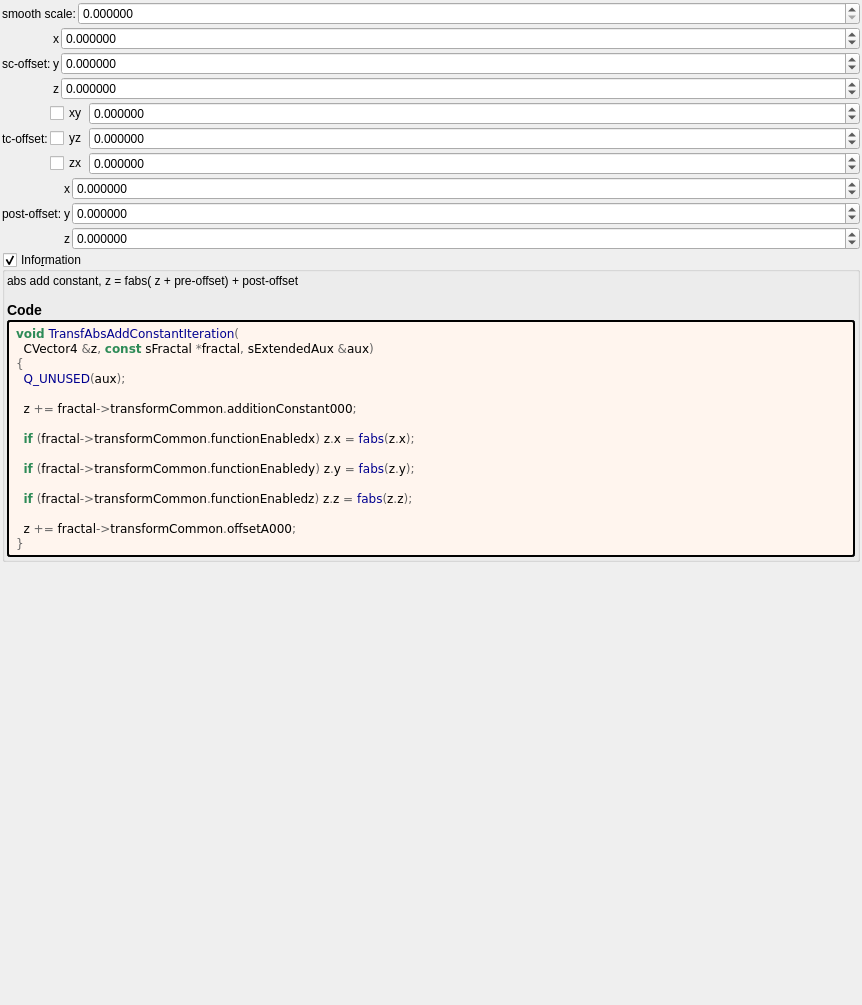
<?xml version="1.0" encoding="UTF-8"?>
<ui version="4.0">
 <class>Form</class>
 <widget class="QWidget" name="Form">
  <property name="geometry">
   <rect>
    <x>0</x>
    <y>0</y>
    <width>862</width>
    <height>1005</height>
   </rect>
  </property>
  <property name="windowTitle">
   <string notr="true">transf_abs_add_constant</string>
  </property>
  <layout class="QVBoxLayout" name="verticalLayout">
   <property name="spacing">
    <number>2</number>
   </property>
   <property name="leftMargin">
    <number>2</number>
   </property>
   <property name="topMargin">
    <number>2</number>
   </property>
   <property name="rightMargin">
    <number>2</number>
   </property>
   <property name="bottomMargin">
    <number>2</number>
   </property>
   <item>
    <layout class="QGridLayout" name="gridLayout_63" columnstretch="0,1">
     <property name="spacing">
      <number>2</number>
     </property>
     <item row="1" column="1">
      <widget class="MyDoubleSpinBox" name="spinbox_transf_offset_0005">
       <property name="sizePolicy">
        <sizepolicy hsizetype="Minimum" vsizetype="Maximum">
         <horstretch>0</horstretch>
         <verstretch>0</verstretch>
        </sizepolicy>
       </property>
       <property name="prefix">
        <string/>
       </property>
       <property name="suffix">
        <string/>
       </property>
       <property name="decimals">
        <number>6</number>
       </property>
       <property name="minimum">
        <double>0.000000000000000</double>
       </property>
       <property name="maximum">
        <double>99.989999999999995</double>
       </property>
       <property name="singleStep">
        <double>0.100000000000000</double>
       </property>
      </widget>
     </item>
     <item row="1" column="0">
      <widget class="QLabel" name="label_260">
       <property name="text">
        <string>smooth scale:</string>
       </property>
      </widget>
     </item>
    </layout>
   </item>
   <item>
    <layout class="QGridLayout" name="gridLayout_66" columnstretch="0,0,1">
     <property name="spacing">
      <number>2</number>
     </property>
     <item row="2" column="2">
      <widget class="MyDoubleSpinBox" name="spinbox3_transf_offset_000_z">
       <property name="sizePolicy">
        <sizepolicy hsizetype="Minimum" vsizetype="Maximum">
         <horstretch>0</horstretch>
         <verstretch>0</verstretch>
        </sizepolicy>
       </property>
       <property name="prefix">
        <string/>
       </property>
       <property name="suffix">
        <string/>
       </property>
       <property name="decimals">
        <number>6</number>
       </property>
       <property name="minimum">
        <double>-99.989999999999995</double>
       </property>
       <property name="maximum">
        <double>99.989999999999995</double>
       </property>
       <property name="singleStep">
        <double>0.100000000000000</double>
       </property>
      </widget>
     </item>
     <item row="2" column="1">
      <widget class="QLabel" name="label_127">
       <property name="sizePolicy">
        <sizepolicy hsizetype="Preferred" vsizetype="Preferred">
         <horstretch>0</horstretch>
         <verstretch>0</verstretch>
        </sizepolicy>
       </property>
       <property name="text">
        <string notr="true">z</string>
       </property>
       <property name="alignment">
        <set>Qt::AlignRight|Qt::AlignTrailing|Qt::AlignVCenter</set>
       </property>
      </widget>
     </item>
     <item row="1" column="2">
      <widget class="MyDoubleSpinBox" name="spinbox3_transf_offset_000_y">
       <property name="sizePolicy">
        <sizepolicy hsizetype="Minimum" vsizetype="Maximum">
         <horstretch>0</horstretch>
         <verstretch>0</verstretch>
        </sizepolicy>
       </property>
       <property name="prefix">
        <string/>
       </property>
       <property name="suffix">
        <string/>
       </property>
       <property name="decimals">
        <number>6</number>
       </property>
       <property name="minimum">
        <double>-99.989999999999995</double>
       </property>
       <property name="maximum">
        <double>99.989999999999995</double>
       </property>
       <property name="singleStep">
        <double>0.100000000000000</double>
       </property>
      </widget>
     </item>
     <item row="1" column="1">
      <widget class="QLabel" name="label_122">
       <property name="sizePolicy">
        <sizepolicy hsizetype="Preferred" vsizetype="Preferred">
         <horstretch>0</horstretch>
         <verstretch>0</verstretch>
        </sizepolicy>
       </property>
       <property name="text">
        <string notr="true">y</string>
       </property>
       <property name="alignment">
        <set>Qt::AlignRight|Qt::AlignTrailing|Qt::AlignVCenter</set>
       </property>
      </widget>
     </item>
     <item row="0" column="2">
      <widget class="MyDoubleSpinBox" name="spinbox3_transf_offset_000_x">
       <property name="sizePolicy">
        <sizepolicy hsizetype="Minimum" vsizetype="Maximum">
         <horstretch>0</horstretch>
         <verstretch>0</verstretch>
        </sizepolicy>
       </property>
       <property name="prefix">
        <string/>
       </property>
       <property name="suffix">
        <string/>
       </property>
       <property name="decimals">
        <number>6</number>
       </property>
       <property name="minimum">
        <double>-99.989999999999995</double>
       </property>
       <property name="maximum">
        <double>99.989999999999995</double>
       </property>
       <property name="singleStep">
        <double>0.100000000000000</double>
       </property>
      </widget>
     </item>
     <item row="1" column="0">
      <widget class="QLabel" name="label_263">
       <property name="text">
        <string>sc-offset:</string>
       </property>
      </widget>
     </item>
     <item row="0" column="1">
      <widget class="QLabel" name="label_123">
       <property name="sizePolicy">
        <sizepolicy hsizetype="Preferred" vsizetype="Preferred">
         <horstretch>0</horstretch>
         <verstretch>0</verstretch>
        </sizepolicy>
       </property>
       <property name="text">
        <string notr="true">x</string>
       </property>
       <property name="alignment">
        <set>Qt::AlignRight|Qt::AlignTrailing|Qt::AlignVCenter</set>
       </property>
      </widget>
     </item>
    </layout>
   </item>
   <item>
    <layout class="QGridLayout" name="gridLayout_65" columnstretch="0,0,1">
     <property name="spacing">
      <number>2</number>
     </property>
     <item row="2" column="2">
      <widget class="MyDoubleSpinBox" name="spinbox3_transf_offsetF_000_z">
       <property name="sizePolicy">
        <sizepolicy hsizetype="Minimum" vsizetype="Maximum">
         <horstretch>0</horstretch>
         <verstretch>0</verstretch>
        </sizepolicy>
       </property>
       <property name="prefix">
        <string/>
       </property>
       <property name="suffix">
        <string/>
       </property>
       <property name="decimals">
        <number>6</number>
       </property>
       <property name="minimum">
        <double>-99.989999999999995</double>
       </property>
       <property name="maximum">
        <double>99.989999999999995</double>
       </property>
       <property name="singleStep">
        <double>0.100000000000000</double>
       </property>
      </widget>
     </item>
     <item row="1" column="2">
      <widget class="MyDoubleSpinBox" name="spinbox3_transf_offsetF_000_y">
       <property name="sizePolicy">
        <sizepolicy hsizetype="Minimum" vsizetype="Maximum">
         <horstretch>0</horstretch>
         <verstretch>0</verstretch>
        </sizepolicy>
       </property>
       <property name="prefix">
        <string/>
       </property>
       <property name="suffix">
        <string/>
       </property>
       <property name="decimals">
        <number>6</number>
       </property>
       <property name="minimum">
        <double>-99.989999999999995</double>
       </property>
       <property name="maximum">
        <double>99.989999999999995</double>
       </property>
       <property name="singleStep">
        <double>0.100000000000000</double>
       </property>
      </widget>
     </item>
     <item row="0" column="2">
      <widget class="MyDoubleSpinBox" name="spinbox3_transf_offsetF_000_x">
       <property name="sizePolicy">
        <sizepolicy hsizetype="Minimum" vsizetype="Maximum">
         <horstretch>0</horstretch>
         <verstretch>0</verstretch>
        </sizepolicy>
       </property>
       <property name="prefix">
        <string/>
       </property>
       <property name="suffix">
        <string/>
       </property>
       <property name="decimals">
        <number>6</number>
       </property>
       <property name="minimum">
        <double>-99.989999999999995</double>
       </property>
       <property name="maximum">
        <double>99.989999999999995</double>
       </property>
       <property name="singleStep">
        <double>0.100000000000000</double>
       </property>
      </widget>
     </item>
     <item row="1" column="0">
      <widget class="QLabel" name="label_262">
       <property name="text">
        <string>tc-offset:</string>
       </property>
      </widget>
     </item>
     <item row="0" column="1">
      <widget class="MyCheckBox" name="checkBox_transf_function_enabledx">
       <property name="text">
        <string notr="true">xy</string>
       </property>
      </widget>
     </item>
     <item row="1" column="1">
      <widget class="MyCheckBox" name="checkBox_transf_function_enabledy">
       <property name="text">
        <string notr="true">yz</string>
       </property>
      </widget>
     </item>
     <item row="2" column="1">
      <widget class="MyCheckBox" name="checkBox_transf_function_enabledz">
       <property name="text">
        <string notr="true">zx</string>
       </property>
      </widget>
     </item>
    </layout>
   </item>
   <item>
    <layout class="QGridLayout" name="gridLayout_64" columnstretch="0,0,1">
     <property name="spacing">
      <number>2</number>
     </property>
     <item row="2" column="2">
      <widget class="MyDoubleSpinBox" name="spinbox3_transf_offsetA_000_z">
       <property name="sizePolicy">
        <sizepolicy hsizetype="Minimum" vsizetype="Maximum">
         <horstretch>0</horstretch>
         <verstretch>0</verstretch>
        </sizepolicy>
       </property>
       <property name="prefix">
        <string/>
       </property>
       <property name="suffix">
        <string/>
       </property>
       <property name="decimals">
        <number>6</number>
       </property>
       <property name="minimum">
        <double>-99.989999999999995</double>
       </property>
       <property name="maximum">
        <double>99.989999999999995</double>
       </property>
       <property name="singleStep">
        <double>0.100000000000000</double>
       </property>
      </widget>
     </item>
     <item row="2" column="1">
      <widget class="QLabel" name="label_126">
       <property name="sizePolicy">
        <sizepolicy hsizetype="Preferred" vsizetype="Preferred">
         <horstretch>0</horstretch>
         <verstretch>0</verstretch>
        </sizepolicy>
       </property>
       <property name="text">
        <string notr="true">z</string>
       </property>
       <property name="alignment">
        <set>Qt::AlignRight|Qt::AlignTrailing|Qt::AlignVCenter</set>
       </property>
      </widget>
     </item>
     <item row="1" column="2">
      <widget class="MyDoubleSpinBox" name="spinbox3_transf_offsetA_000_y">
       <property name="sizePolicy">
        <sizepolicy hsizetype="Minimum" vsizetype="Maximum">
         <horstretch>0</horstretch>
         <verstretch>0</verstretch>
        </sizepolicy>
       </property>
       <property name="prefix">
        <string/>
       </property>
       <property name="suffix">
        <string/>
       </property>
       <property name="decimals">
        <number>6</number>
       </property>
       <property name="minimum">
        <double>-99.989999999999995</double>
       </property>
       <property name="maximum">
        <double>99.989999999999995</double>
       </property>
       <property name="singleStep">
        <double>0.100000000000000</double>
       </property>
      </widget>
     </item>
     <item row="1" column="1">
      <widget class="QLabel" name="label_120">
       <property name="sizePolicy">
        <sizepolicy hsizetype="Preferred" vsizetype="Preferred">
         <horstretch>0</horstretch>
         <verstretch>0</verstretch>
        </sizepolicy>
       </property>
       <property name="text">
        <string notr="true">y</string>
       </property>
       <property name="alignment">
        <set>Qt::AlignRight|Qt::AlignTrailing|Qt::AlignVCenter</set>
       </property>
      </widget>
     </item>
     <item row="0" column="2">
      <widget class="MyDoubleSpinBox" name="spinbox3_transf_offsetA_000_x">
       <property name="sizePolicy">
        <sizepolicy hsizetype="Minimum" vsizetype="Maximum">
         <horstretch>0</horstretch>
         <verstretch>0</verstretch>
        </sizepolicy>
       </property>
       <property name="prefix">
        <string/>
       </property>
       <property name="suffix">
        <string/>
       </property>
       <property name="decimals">
        <number>6</number>
       </property>
       <property name="minimum">
        <double>-99.989999999999995</double>
       </property>
       <property name="maximum">
        <double>99.989999999999995</double>
       </property>
       <property name="singleStep">
        <double>0.100000000000000</double>
       </property>
      </widget>
     </item>
     <item row="1" column="0">
      <widget class="QLabel" name="label_261">
       <property name="text">
        <string>post-offset:</string>
       </property>
      </widget>
     </item>
     <item row="0" column="1">
      <widget class="QLabel" name="label_121">
       <property name="sizePolicy">
        <sizepolicy hsizetype="Preferred" vsizetype="Preferred">
         <horstretch>0</horstretch>
         <verstretch>0</verstretch>
        </sizepolicy>
       </property>
       <property name="text">
        <string notr="true">x</string>
       </property>
       <property name="alignment">
        <set>Qt::AlignRight|Qt::AlignTrailing|Qt::AlignVCenter</set>
       </property>
      </widget>
     </item>
    </layout>
   </item>
   <item>
    <widget class="MyGroupBox" name="groupCheck_info">
     <property name="title">
      <string>Info&amp;rmation</string>
     </property>
     <property name="flat">
      <bool>false</bool>
     </property>
     <property name="checkable">
      <bool>true</bool>
     </property>
     <layout class="QVBoxLayout" name="verticalLayout_2">
      <property name="spacing">
       <number>2</number>
      </property>
      <property name="leftMargin">
       <number>2</number>
      </property>
      <property name="topMargin">
       <number>2</number>
      </property>
      <property name="rightMargin">
       <number>2</number>
      </property>
      <property name="bottomMargin">
       <number>2</number>
      </property>
      <item>
       <widget class="QLabel" name="label_information_general">
        <property name="text">
         <string notr="true">&lt;p&gt;abs add  constant,  z = fabs( z + pre-offset) + post-offset&lt;/p&gt;&lt;table&gt;
&lt;/table&gt;
&lt;h3&gt;Code&lt;/h3&gt;</string>
        </property>
        <property name="wordWrap">
         <bool>true</bool>
        </property>
        <property name="openExternalLinks">
         <bool>true</bool>
        </property>
        <property name="textInteractionFlags">
         <set>Qt::LinksAccessibleByMouse|Qt::TextSelectableByMouse</set>
        </property>
       </widget>
      </item>
      <item>
       <widget class="QLabel" name="label_code_content">
        <property name="styleSheet">
         <string notr="true">border-style: outset; border-width: 2px; border-radius: 3px; border-color: black; background-color: #fff5ee; padding: 4px;</string>
        </property>
        <property name="text">
         <string notr="true">&lt;body style=&quot;background-color:#fff5ee&quot;&gt;
&lt;pre style=&quot;color:#000000; background-color:#fff5ee;  font-family:'Courier New',monospace;&quot;&gt;&lt;span style=&quot;color:#2e8b57; font-weight:bold&quot;&gt;void&lt;/span&gt; &lt;span style=&quot;color:#00008f&quot;&gt;TransfAbsAddConstantIteration&lt;/span&gt;&lt;span style=&quot;color:#676767&quot;&gt;(&lt;/span&gt;
  CVector4 &lt;span style=&quot;color:#676767&quot;&gt;&amp;amp;&lt;/span&gt;z&lt;span style=&quot;color:#676767&quot;&gt;,&lt;/span&gt; &lt;span style=&quot;color:#2e8b57; font-weight:bold&quot;&gt;const&lt;/span&gt; sFractal &lt;span style=&quot;color:#676767&quot;&gt;*&lt;/span&gt;fractal&lt;span style=&quot;color:#676767&quot;&gt;,&lt;/span&gt; sExtendedAux &lt;span style=&quot;color:#676767&quot;&gt;&amp;amp;&lt;/span&gt;aux&lt;span style=&quot;color:#676767&quot;&gt;)&lt;/span&gt;
&lt;span style=&quot;color:#676767&quot;&gt;{&lt;/span&gt;
  &lt;span style=&quot;color:#00008f&quot;&gt;Q_UNUSED&lt;/span&gt;&lt;span style=&quot;color:#676767&quot;&gt;(&lt;/span&gt;aux&lt;span style=&quot;color:#676767&quot;&gt;);&lt;/span&gt;

  z &lt;span style=&quot;color:#676767&quot;&gt;+=&lt;/span&gt; fractal&lt;span style=&quot;color:#676767&quot;&gt;-&amp;gt;&lt;/span&gt;transformCommon&lt;span style=&quot;color:#676767&quot;&gt;.&lt;/span&gt;additionConstant000&lt;span style=&quot;color:#676767&quot;&gt;;&lt;/span&gt;

  &lt;span style=&quot;color:#2e8b57; font-weight:bold&quot;&gt;if&lt;/span&gt; &lt;span style=&quot;color:#676767&quot;&gt;(&lt;/span&gt;fractal&lt;span style=&quot;color:#676767&quot;&gt;-&amp;gt;&lt;/span&gt;transformCommon&lt;span style=&quot;color:#676767&quot;&gt;.&lt;/span&gt;functionEnabledx&lt;span style=&quot;color:#676767&quot;&gt;)&lt;/span&gt; z&lt;span style=&quot;color:#676767&quot;&gt;.&lt;/span&gt;x &lt;span style=&quot;color:#676767&quot;&gt;=&lt;/span&gt; &lt;span style=&quot;color:#00008f&quot;&gt;fabs&lt;/span&gt;&lt;span style=&quot;color:#676767&quot;&gt;(&lt;/span&gt;z&lt;span style=&quot;color:#676767&quot;&gt;.&lt;/span&gt;x&lt;span style=&quot;color:#676767&quot;&gt;);&lt;/span&gt;

  &lt;span style=&quot;color:#2e8b57; font-weight:bold&quot;&gt;if&lt;/span&gt; &lt;span style=&quot;color:#676767&quot;&gt;(&lt;/span&gt;fractal&lt;span style=&quot;color:#676767&quot;&gt;-&amp;gt;&lt;/span&gt;transformCommon&lt;span style=&quot;color:#676767&quot;&gt;.&lt;/span&gt;functionEnabledy&lt;span style=&quot;color:#676767&quot;&gt;)&lt;/span&gt; z&lt;span style=&quot;color:#676767&quot;&gt;.&lt;/span&gt;y &lt;span style=&quot;color:#676767&quot;&gt;=&lt;/span&gt; &lt;span style=&quot;color:#00008f&quot;&gt;fabs&lt;/span&gt;&lt;span style=&quot;color:#676767&quot;&gt;(&lt;/span&gt;z&lt;span style=&quot;color:#676767&quot;&gt;.&lt;/span&gt;y&lt;span style=&quot;color:#676767&quot;&gt;);&lt;/span&gt;

  &lt;span style=&quot;color:#2e8b57; font-weight:bold&quot;&gt;if&lt;/span&gt; &lt;span style=&quot;color:#676767&quot;&gt;(&lt;/span&gt;fractal&lt;span style=&quot;color:#676767&quot;&gt;-&amp;gt;&lt;/span&gt;transformCommon&lt;span style=&quot;color:#676767&quot;&gt;.&lt;/span&gt;functionEnabledz&lt;span style=&quot;color:#676767&quot;&gt;)&lt;/span&gt; z&lt;span style=&quot;color:#676767&quot;&gt;.&lt;/span&gt;z &lt;span style=&quot;color:#676767&quot;&gt;=&lt;/span&gt; &lt;span style=&quot;color:#00008f&quot;&gt;fabs&lt;/span&gt;&lt;span style=&quot;color:#676767&quot;&gt;(&lt;/span&gt;z&lt;span style=&quot;color:#676767&quot;&gt;.&lt;/span&gt;z&lt;span style=&quot;color:#676767&quot;&gt;);&lt;/span&gt;

  z &lt;span style=&quot;color:#676767&quot;&gt;+=&lt;/span&gt; fractal&lt;span style=&quot;color:#676767&quot;&gt;-&amp;gt;&lt;/span&gt;transformCommon&lt;span style=&quot;color:#676767&quot;&gt;.&lt;/span&gt;offsetA000&lt;span style=&quot;color:#676767&quot;&gt;;&lt;/span&gt;
&lt;span style=&quot;color:#676767&quot;&gt;}&lt;/span&gt;
&lt;/pre&gt;
&lt;/body&gt;</string>
        </property>
        <property name="wordWrap">
         <bool>true</bool>
        </property>
        <property name="openExternalLinks">
         <bool>true</bool>
        </property>
        <property name="textInteractionFlags">
         <set>Qt::LinksAccessibleByMouse|Qt::TextSelectableByMouse</set>
        </property>
       </widget>
      </item>
     </layout>
    </widget>
   </item>
   <item>
    <spacer name="verticalSpacer">
     <property name="orientation">
      <enum>Qt::Vertical</enum>
     </property>
     <property name="sizeHint" stdset="0">
      <size>
       <width>20</width>
       <height>40</height>
      </size>
     </property>
    </spacer>
   </item>
  </layout>
 </widget>
 <customwidgets>
  <customwidget>
   <class>MyGroupBox</class>
   <extends>QGroupBox</extends>
   <header>my_group_box.h</header>
   <container>1</container>
  </customwidget>
  <customwidget>
   <class>MyCheckBox</class>
   <extends>QCheckBox</extends>
   <header>my_check_box.h</header>
  </customwidget>
  <customwidget>
   <class>MyDoubleSpinBox</class>
   <extends>QDoubleSpinBox</extends>
   <header>my_double_spin_box.h</header>
  </customwidget>
 </customwidgets>
 <tabstops>
  <tabstop>groupCheck_info</tabstop>
 </tabstops>
 <resources/>
 <connections>
  <connection>
   <sender>checkBox_transf_function_enabledx</sender>
   <signal>toggled(bool)</signal>
   <receiver>spinbox3_transf_offsetF_000_x</receiver>
   <slot>setEnabled(bool)</slot>
   <hints>
    <hint type="sourcelabel">
     <x>76</x>
     <y>132</y>
    </hint>
    <hint type="destinationlabel">
     <x>271</x>
     <y>138</y>
    </hint>
   </hints>
  </connection>
  <connection>
   <sender>checkBox_transf_function_enabledy</sender>
   <signal>toggled(bool)</signal>
   <receiver>spinbox3_transf_offsetF_000_y</receiver>
   <slot>setEnabled(bool)</slot>
   <hints>
    <hint type="sourcelabel">
     <x>82</x>
     <y>159</y>
    </hint>
    <hint type="destinationlabel">
     <x>260</x>
     <y>163</y>
    </hint>
   </hints>
  </connection>
  <connection>
   <sender>checkBox_transf_function_enabledz</sender>
   <signal>toggled(bool)</signal>
   <receiver>spinbox3_transf_offsetF_000_z</receiver>
   <slot>setEnabled(bool)</slot>
   <hints>
    <hint type="sourcelabel">
     <x>72</x>
     <y>180</y>
    </hint>
    <hint type="destinationlabel">
     <x>189</x>
     <y>193</y>
    </hint>
   </hints>
  </connection>
 </connections>
</ui>
